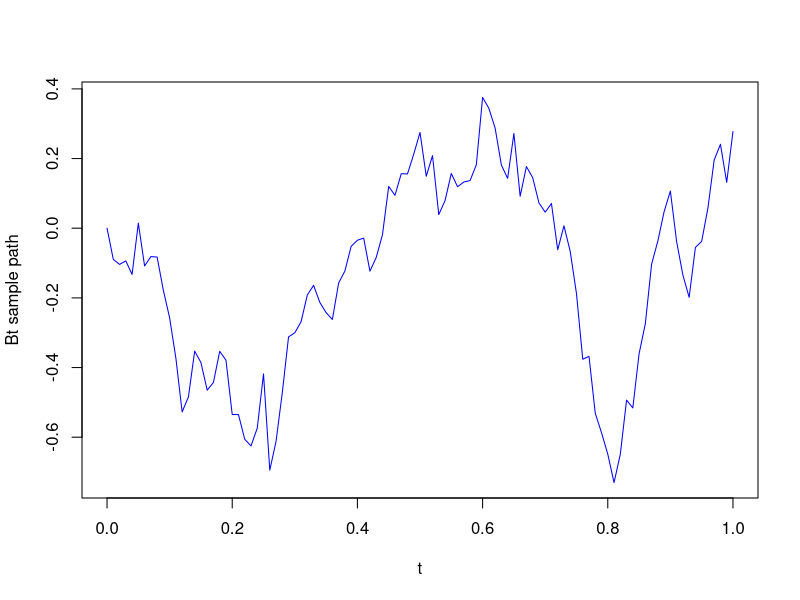

R code for this plot:
## ---- chunk 1
knitr::opts_chunk$set(
  message = FALSE, 
  warning = FALSE, 
  tidy=FALSE,     # display code as typed
  size="small")   # slightly smaller font for code
options(digits = 3)

# default figure size
knitr::opts_chunk$set(
  fig.width=6.75, 
  fig.height=6.75,
  fig.align = "center"
)
## ---- chunk 2
# the code demonstrates how to simulate Brownian paths 

NSim <- 1e4   # number of samples at each step
NSteps <- 100   # number of steps 
Tfin <- 1    # terminal time
B <- matrix(0,NSim,NSteps+1)  # initialize the Brownians

# simulation step
for (i in 1:NSteps){
  dB <- rnorm(NSim)
  dB <- dB - mean(dB)  # now dB has mean 0
  dB <- dB/sd(dB)  # now dB has variance 1
  dB <- sqrt(Tfin/NSteps)*dB
  B[,i+1] <- B[,i] + dB
}

t <- (0:NSteps)/NSteps*Tfin
#par(mfrow=c(2,2))

# plot a Browian path
plot(t,B[5000,],type='l',col='blue',ylab='Bt sample path')
